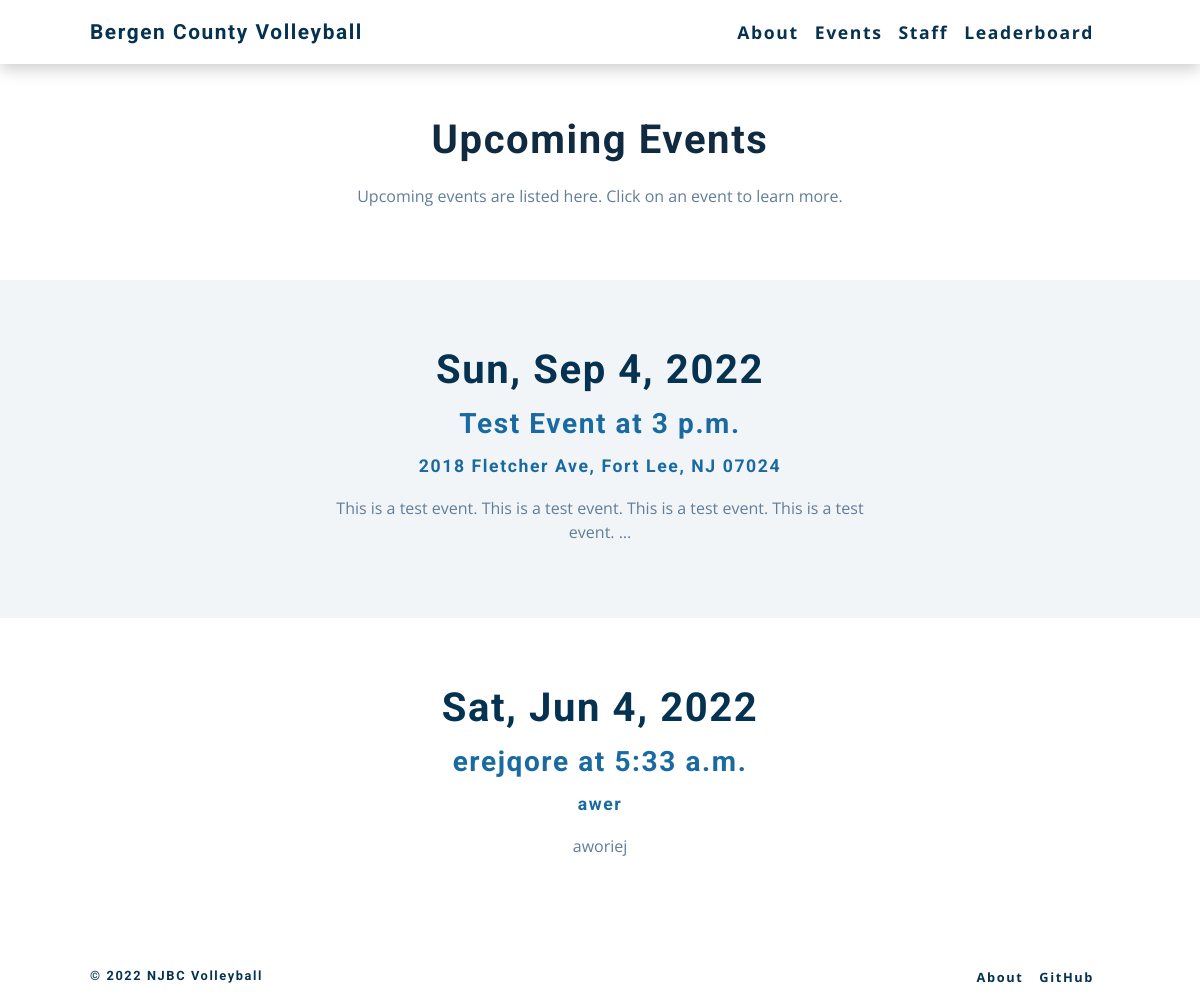
The app's page /events with its own data.
### posts/models.py (models this page shows)
class Event(models.Model):
    title = models.CharField(max_length=100)
    date = models.DateField(default=date.today, blank=True)
    time = models.TimeField(default=datetime.now().time(), blank=True)
    location = models.CharField(max_length=1000000)
    details = models.CharField(max_length=1000000)

### posts/views.py (the view)
# urls.py: path('events', views.eventsAll, name='events'),
def eventsAll(request):
    evs = Event.objects.all()
    return render(request, 'events.html', {'events': evs})

### templates/events.html (shortened to what this page needs)
{% load static %}
<!DOCTYPE html>
<html lang="en">
  <head>
    <link rel="stylesheet" href="{% static 'css/events-styles.css' %}" />
  </head>
  <body>
    <nav>
      <div id="nav" class="nav-center">
        <h4><a id="title" href="/">Bergen County Volleyball</a></h4>
        <ul class="nav-links">
          <li>
            <a href="/about">About</a>
          </li>
          <li>
            <a href="/events">Events</a>
          </li>
          <li>
            <a href="/staff">Staff</a>
          </li>
          <li>
            <a href="/leaderboard">Leaderboard</a>
          </li>
        </ul>
      </div>
    </nav>
    <main>
      <div class="container">
        <div class="white">
          <div class="section white" id="section1" style="position:relative;">
            <h2 class="section-header">Upcoming Events</h2>
            <p>Upcoming events are listed here. Click on an event to learn more.</p>
          </div>
        </div>
        {% for event in events %}
        {% if forloop.counter|divisibleby:"2" %}
        <div class="white">
          <div class="section white" id="section2" style="position:relative;">
            <div class="event-card">
              <a href="/events/{{event.id}}">
                <h2>{{event.date|date:"D"}}, {{event.date|date:"M"}} {{event.date|date:"j"}}, {{event.date|date:"o"}}</h2>
                <h3 style="margin-top: 20px">{{event.title}} at {{event.time}}</h3>
                <h4 style="margin-top: 20px; font-size: 1.1rem;">{{event.location}}</h4>
                <p style="margin-top: 20px">{{event.details|truncatewords:20}}</p>
              </a>
            </div>
          </div>
        </div>
        {% else %}
        <div class="gray">
          <div class="section gray" id="section2" style="position:relative;">
            <div class="event-card">
              <a href="/events/{{event.id}}">
                <h2>{{event.date|date:"D"}}, {{event.date|date:"M"}} {{event.date|date:"j"}}, {{event.date|date:"o"}}</h2>
                <h3 style="margin-top: 20px">{{event.title}} at {{event.time}}</h3>
                <h4 style="margin-top: 20px; font-size: 1.1rem;">{{event.location}}</h4>
                <p style="margin-top: 20px">{{event.details|truncatewords:20}}</p>
              </a>
            </div>
          </div>
        </div>
        {% endif %}
        {% endfor %}
    </main>
    <footer>
        <div class="footer-center">
            <h4>© 2022 NJBC Volleyball </h4>
            <ul class="footer-links">
                <li>
                    <a href="#">About</a>
                </li>
                <li>
                    <a href="https://github.com/justinhwang24/njbc">GitHub</a>
                </li>
            </ul>
        </div>
    </footer>
  </body>
</html>

### static/css/events-styles.css (style rules this page uses)
:root { --clr-primary-1: hsl(205, 86%, 17%); --clr-primary-2: hsl(205, 77%, 27%); --clr-primary-3: hsl(205, 72%, 37%); --clr-primary-4: hsl(205, 63%, 48%); --clr-primary-5: hsl(205, 78%, 60%); --clr-primary-6: hsl(205, 89%, 70%); --clr-primary-7: hsl(205, 90%, 76%); --clr-primary-8: hsl(205, 86%, 81%); --clr-primary-9: hsl(205, 90%, 88%); --clr-primary-10: hsl(205, 100%, 96%); --clr-grey-1: hsl(209, 61%, 16%); --clr-grey-2: hsl(211, 39%, 23%); --clr-grey-3: hsl(209, 34%, 30%); --clr-grey-4: hsl(209, 28%, 39%); --clr-grey-5: hsl(210, 22%, 49%); --clr-grey-6: hsl(209, 23%, 60%); --clr-grey-7: hsl(211, 27%, 70%); --clr-grey-8: hsl(210, 31%, 80%); --clr-grey-9: hsl(212, 33%, 89%); --clr-grey-10: hsl(210, 36%, 96%); --clr-white: #fff; --clr-red-dark: hsl(360, 67%, 44%); --clr-red-light: hsl(360, 71%, 66%); --clr-green-dark: hsl(125, 67%, 44%); --clr-green-light: hsl(125, 71%, 66%); --clr-black: #222; --ff-primary: "Roboto", sans-serif; --ff-secondary: "Open Sans", sans-serif; --transition: all 0.3s linear; --spacing: 0.1rem; --radius: 0.25rem; --light-shadow: 0 5px 15px rgba(0, 0, 0, 0.1); --dark-shadow: 0 5px 15px rgba(0, 0, 0, 0.2); --max-width: 1170px; --fixed-width: 1020px; }
body { font-family: var(--ff-secondary); background: var(--clr-white); color: var(--clr-grey-1); line-height: 1.5; }
ul { list-style-type: none; }
a { text-decoration: none; }
h1, h2, h3, h4 { letter-spacing: var(--spacing); line-height: 1.25; font-family: var(--ff-primary); }
h2 { font-size: 2rem; }
h3 { font-size: 1.25rem; }
h4 { font-size: 0.875rem; }
p { margin-bottom: 1.25rem; color: var(--clr-grey-5); }
@media screen and (min-width: 800px) { h2 { font-size: 2.5rem; } }
@media screen and (min-width: 800px) { h3 { font-size: 1.75rem; } }
@media screen and (min-width: 800px) { h4 { font-size: 1rem; } }
@media screen and (min-width: 800px) { body { font-size: 1rem; } }
@media screen and (min-width: 800px) { h1, h2, h3, h4 { line-height: 1; } }
main { min-height: 100vh; place-items: center; align-items: center; margin-top: 0px; }
.section { width: 100%; height: 20rem; margin-top: 50px; display: inline-block; align-items: center; }
#section1 { width: 100%; height: 10rem; margin-top: 120px; align-items: center; }
#section2 { width: 100%; height: 18rem; margin-top: 50px; align-items: center; }
.white { background-color: var(--clr-white); }
.gray { background-color: var(--clr-grey-10); }
.section-header { width: 100%; height: 4rem; align-items: center; }
.event-card { padding: 20px; width: 50%; align-items: center; text-align: center; margin: 0 auto; }
.event-card > a > h2 { color: var(--clr-primary-1); }
.event-card > a > h3, h4 { color: var(--clr-primary-3); }
nav { width: 100%; background: var(--clr-white); height: 4rem; display: grid; align-items: center; box-shadow: var(--dark-shadow); position: fixed; z-index: 100; }
.nav-center { width: 90vw; max-width: var(--fixed-width); margin: 0 auto; display: flex; align-items: center; justify-content: space-between; }
.nav-center h4 { margin-bottom: 0; font-size: 1.2rem !important; color: var(--clr-primary-1); }
.nav-links { display: flex; }
nav a { font-weight: 700; font-size: 1.1rem; color: var(--clr-primary-1); letter-spacing: var(--spacing); margin-right: 1rem; }
#title { font-size: 1.3rem !important; }
footer { background: var(--clr-white); height: 2.5rem; display: grid; align-items: center; }
.footer-center { width: 90vw; max-width: var(--fixed-width); margin: 0 auto; display: flex; align-items: center; justify-content: space-between; }
.footer-center h4 { margin-bottom: 0; font-size: 0.8rem; color: var(--clr-primary-1); }
.footer-links { display: flex; }
footer a { font-weight: 700; font-size: 0.8rem; color: var(--clr-primary-1); letter-spacing: var(--spacing); margin-right: 1rem; }
.container { margin: auto; text-align: center; height: 100%; width: 100%; }

### records on screen
Event: date "Sun", date "Sep", date "4", date "2022", title "Test Event", time "3 p.m.", location "2018 Fletcher Ave, Fort Lee, NJ 07024", details "This is a test event. This is a test event. This is a test event. This is a test event. …"
Event: date "Sat", date "Jun", date "4", date "2022", title "erejqore", time "5:33 a.m.", location "awer", details "aworiej"
